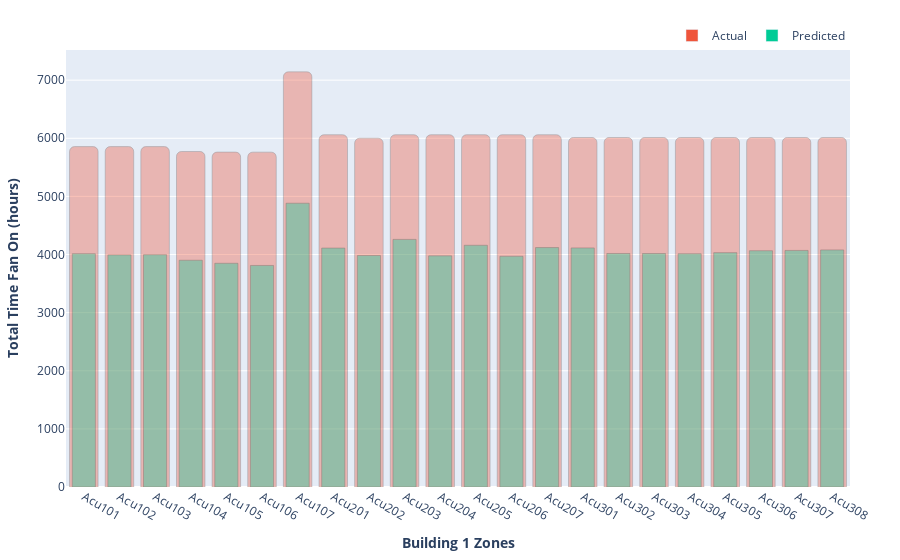

This figure's notebook cell:
### Code cell
initial_bar = BarChartCreator(df,1)
initial_bar.fig

### Figure 1 — Plotly figure (JSON) as saved in the notebook; plotly's stock layout.template omitted (floating-point values rounded to 4 significant figures)
{"data": [{"marker": {"color": "#EF553B", "cornerradius": 5, "line": {"color": "black", "width": 0.5}, "opacity": 0.6}, "name": "Acu101", "opacity": 0.6, "showlegend": false, "type": "bar", "x": ["Acu101"], "y": [5857.0]}, {"marker": {"color": "#00CC96", "cornerradius": 5, "line": {"color": "black", "width": 0.5}, "opacity": 0.6}, "name": "Acu101", "opacity": 0.6, "showlegend": false, "type": "bar", "width": 0.65, "x": ["Acu101"], "y": [4014.0]}, {"marker": {"color": "#EF553B", "cornerradius": 5, "line": {"color": "black", "width": 0.5}, "opacity": 0.6}, "name": "Acu102", "opacity": 0.6, "showlegend": false, "type": "bar", "x": ["Acu102"], "y": [5857.0]}, {"marker": {"color": "#00CC96", "cornerradius": 5, "line": {"color": "black", "width": 0.5}, "opacity": 0.6}, "name": "Acu102", "opacity": 0.6, "showlegend": false, "type": "bar", "width": 0.65, "x": ["Acu102"], "y": [3994.0]}, {"marker": {"color": "#EF553B", "cornerradius": 5, "line": {"color": "black", "width": 0.5}, "opacity": 0.6}, "name": "Acu103", "opacity": 0.6, "showlegend": false, "type": "bar", "x": ["Acu103"], "y": [5857.0]}, {"marker": {"color": "#00CC96", "cornerradius": 5, "line": {"color": "black", "width": 0.5}, "opacity": 0.6}, "name": "Acu103", "opacity": 0.6, "showlegend": false, "type": "bar", "width": 0.65, "x": ["Acu103"], "y": [3997.0]}, {"marker": {"color": "#EF553B", "cornerradius": 5, "line": {"color": "black", "width": 0.5}, "opacity": 0.6}, "name": "Acu104", "opacity": 0.6, "showlegend": false, "type": "bar", "x": ["Acu104"], "y": [5773.0]}, {"marker": {"color": "#00CC96", "cornerradius": 5, "line": {"color": "black", "width": 0.5}, "opacity": 0.6}, "name": "Acu104", "opacity": 0.6, "showlegend": false, "type": "bar", "width": 0.65, "x": ["Acu104"], "y": [3902.0]}, {"marker": {"color": "#EF553B", "cornerradius": 5, "line": {"color": "black", "width": 0.5}, "opacity": 0.6}, "name": "Acu105", "opacity": 0.6, "showlegend": false, "type": "bar", "x": ["Acu105"], "y": [5762.0]}, {"marker": {"color": "#00CC96", "cornerradius": 5, "line": {"color": "black", "width": 0.5}, "opacity": 0.6}, "name": "Acu105", "opacity": 0.6, "showlegend": false, "type": "bar", "width": 0.65, "x": ["Acu105"], "y": [3850.0]}, {"marker": {"color": "#EF553B", "cornerradius": 5, "line": {"color": "black", "width": 0.5}, "opacity": 0.6}, "name": "Acu106", "opacity": 0.6, "showlegend": false, "type": "bar", "x": ["Acu106"], "y": [5762.0]}, {"marker": {"color": "#00CC96", "cornerradius": 5, "line": {"color": "black", "width": 0.5}, "opacity": 0.6}, "name": "Acu106", "opacity": 0.6, "showlegend": false, "type": "bar", "width": 0.65, "x": ["Acu106"], "y": [3812.0]}, {"marker": {"color": "#EF553B", "cornerradius": 5, "line": {"color": "black", "width": 0.5}, "opacity": 0.6}, "name": "Acu107", "opacity": 0.6, "showlegend": false, "type": "bar", "x": ["Acu107"], "y": [7143.0]}, {"marker": {"color": "#00CC96", "cornerradius": 5, "line": {"color": "black", "width": 0.5}, "opacity": 0.6}, "name": "Acu107", "opacity": 0.6, "showlegend": false, "type": "bar", "width": 0.65, "x": ["Acu107"], "y": [4883.0]}, {"marker": {"color": "#EF553B", "cornerradius": 5, "line": {"color": "black", "width": 0.5}, "opacity": 0.6}, "name": "Acu201", "opacity": 0.6, "showlegend": false, "type": "bar", "x": ["Acu201"], "y": [6061.0]}, {"marker": {"color": "#00CC96", "cornerradius": 5, "line": {"color": "black", "width": 0.5}, "opacity": 0.6}, "name": "Acu201", "opacity": 0.6, "showlegend": false, "type": "bar", "width": 0.65, "x": ["Acu201"], "y": [4111.0]}, {"marker": {"color": "#EF553B", "cornerradius": 5, "line": {"color": "black", "width": 0.5}, "opacity": 0.6}, "name": "Acu202", "opacity": 0.6, "showlegend": false, "type": "bar", "x": ["Acu202"], "y": [6001.0]}, {"marker": {"color": "#00CC96", "cornerradius": 5, "line": {"color": "black", "width": 0.5}, "opacity": 0.6}, "name": "Acu202", "opacity": 0.6, "showlegend": false, "type": "bar", "width": 0.65, "x": ["Acu202"], "y": [3983.0]}, {"marker": {"color": "#EF553B", "cornerradius": 5, "line": {"color": "black", "width": 0.5}, "opacity": 0.6}, "name": "Acu203", "opacity": 0.6, "showlegend": false, "type": "bar", "x": ["Acu203"], "y": [6061.0]}, {"marker": {"color": "#00CC96", "cornerradius": 5, "line": {"color": "black", "width": 0.5}, "opacity": 0.6}, "name": "Acu203", "opacity": 0.6, "showlegend": false, "type": "bar", "width": 0.65, "x": ["Acu203"], "y": [4261.0]}, {"marker": {"color": "#EF553B", "cornerradius": 5, "line": {"color": "black", "width": 0.5}, "opacity": 0.6}, "name": "Acu204", "opacity": 0.6, "showlegend": false, "type": "bar", "x": ["Acu204"], "y": [6061.0]}, {"marker": {"color": "#00CC96", "cornerradius": 5, "line": {"color": "black", "width": 0.5}, "opacity": 0.6}, "name": "Acu204", "opacity": 0.6, "showlegend": false, "type": "bar", "width": 0.65, "x": ["Acu204"], "y": [3978.0]}, {"marker": {"color": "#EF553B", "cornerradius": 5, "line": {"color": "black", "width": 0.5}, "opacity": 0.6}, "name": "Acu205", "opacity": 0.6, "showlegend": false, "type": "bar", "x": ["Acu205"], "y": [6061.0]}, {"marker": {"color": "#00CC96", "cornerradius": 5, "line": {"color": "black", "width": 0.5}, "opacity": 0.6}, "name": "Acu205", "opacity": 0.6, "showlegend": false, "type": "bar", "width": 0.65, "x": ["Acu205"], "y": [4160.0]}, {"marker": {"color": "#EF553B", "cornerradius": 5, "line": {"color": "black", "width": 0.5}, "opacity": 0.6}, "name": "Acu206", "opacity": 0.6, "showlegend": false, "type": "bar", "x": ["Acu206"], "y": [6061.0]}, {"marker": {"color": "#00CC96", "cornerradius": 5, "line": {"color": "black", "width": 0.5}, "opacity": 0.6}, "name": "Acu206", "opacity": 0.6, "showlegend": false, "type": "bar", "width": 0.65, "x": ["Acu206"], "y": [3970.0]}, {"marker": {"color": "#EF553B", "cornerradius": 5, "line": {"color": "black", "width": 0.5}, "opacity": 0.6}, "name": "Acu207", "opacity": 0.6, "showlegend": false, "type": "bar", "x": ["Acu207"], "y": [6061.0]}, {"marker": {"color": "#00CC96", "cornerradius": 5, "line": {"color": "black", "width": 0.5}, "opacity": 0.6}, "name": "Acu207", "opacity": 0.6, "showlegend": false, "type": "bar", "width": 0.65, "x": ["Acu207"], "y": [4120.0]}, {"marker": {"color": "#EF553B", "cornerradius": 5, "line": {"color": "black", "width": 0.5}, "opacity": 0.6}, "name": "Acu301", "opacity": 0.6, "showlegend": false, "type": "bar", "x": ["Acu301"], "y": [6014.0]}, {"marker": {"color": "#00CC96", "cornerradius": 5, "line": {"color": "black", "width": 0.5}, "opacity": 0.6}, "name": "Acu301", "opacity": 0.6, "showlegend": false, "type": "bar", "width": 0.65, "x": ["Acu301"], "y": [4114.0]}, {"marker": {"color": "#EF553B", "cornerradius": 5, "line": {"color": "black", "width": 0.5}, "opacity": 0.6}, "name": "Acu302", "opacity": 0.6, "showlegend": false, "type": "bar", "x": ["Acu302"], "y": [6014.0]}, {"marker": {"color": "#00CC96", "cornerradius": 5, "line": {"color": "black", "width": 0.5}, "opacity": 0.6}, "name": "Acu302", "opacity": 0.6, "showlegend": false, "type": "bar", "width": 0.65, "x": ["Acu302"], "y": [4018.0]}, {"marker": {"color": "#EF553B", "cornerradius": 5, "line": {"color": "black", "width": 0.5}, "opacity": 0.6}, "name": "Acu303", "opacity": 0.6, "showlegend": false, "type": "bar", "x": ["Acu303"], "y": [6014.0]}, {"marker": {"color": "#00CC96", "cornerradius": 5, "line": {"color": "black", "width": 0.5}, "opacity": 0.6}, "name": "Acu303", "opacity": 0.6, "showlegend": false, "type": "bar", "width": 0.65, "x": ["Acu303"], "y": [4017.0]}, {"marker": {"color": "#EF553B", "cornerradius": 5, "line": {"color": "black", "width": 0.5}, "opacity": 0.6}, "name": "Acu304", "opacity": 0.6, "showlegend": false, "type": "bar", "x": ["Acu304"], "y": [6014.0]}, {"marker": {"color": "#00CC96", "cornerradius": 5, "line": {"color": "black", "width": 0.5}, "opacity": 0.6}, "name": "Acu304", "opacity": 0.6, "showlegend": false, "type": "bar", "width": 0.65, "x": ["Acu304"], "y": [4013.0]}, {"marker": {"color": "#EF553B", "cornerradius": 5, "line": {"color": "black", "width": 0.5}, "opacity": 0.6}, "name": "Acu305", "opacity": 0.6, "showlegend": false, "type": "bar", "x": ["Acu305"], "y": [6014.0]}, {"marker": {"color": "#00CC96", "cornerradius": 5, "line": {"color": "black", "width": 0.5}, "opacity": 0.6}, "name": "Acu305", "opacity": 0.6, "showlegend": false, "type": "bar", "width": 0.65, "x": ["Acu305"], "y": [4032.0]}, {"marker": {"color": "#EF553B", "cornerradius": 5, "line": {"color": "black", "width": 0.5}, "opacity": 0.6}, "name": "Acu306", "opacity": 0.6, "showlegend": false, "type": "bar", "x": ["Acu306"], "y": [6014.0]}, {"marker": {"color": "#00CC96", "cornerradius": 5, "line": {"color": "black", "width": 0.5}, "opacity": 0.6}, "name": "Acu306", "opacity": 0.6, "showlegend": false, "type": "bar", "width": 0.65, "x": ["Acu306"], "y": [4066.0]}, {"marker": {"color": "#EF553B", "cornerradius": 5, "line": {"color": "black", "width": 0.5}, "opacity": 0.6}, "name": "Acu307", "opacity": 0.6, "showlegend": false, "type": "bar", "x": ["Acu307"], "y": [6014.0]}, {"marker": {"color": "#00CC96", "cornerradius": 5, "line": {"color": "black", "width": 0.5}, "opacity": 0.6}, "name": "Acu307", "opacity": 0.6, "showlegend": false, "type": "bar", "width": 0.65, "x": ["Acu307"], "y": [4071.0]}, {"marker": {"color": "#EF553B", "cornerradius": 5, "line": {"color": "black", "width": 0.5}, "opacity": 0.6}, "name": "Acu308", "opacity": 0.6, "showlegend": false, "type": "bar", "x": ["Acu308"], "y": [6014.0]}, {"marker": {"color": "#00CC96", "cornerradius": 5, "line": {"color": "black", "width": 0.5}, "opacity": 0.6}, "name": "Acu308", "opacity": 0.6, "showlegend": false, "type": "bar", "width": 0.65, "x": ["Acu308"], "y": [4079.0]}, {"marker": {"color": "#EF553B"}, "name": "Actual", "type": "bar", "x": [null], "y": [null]}, {"marker": {"color": "#00CC96"}, "name": "Predicted", "type": "bar", "x": [null], "y": [null]}], "layout": {"barmode": "overlay", "legend": {"orientation": "h", "x": 1, "xanchor": "right", "y": 1, "yanchor": "bottom"}, "margin": {"b": 50, "l": 50, "r": 50, "t": 50}, "xaxis": {"title": {"text": "<b>Building 1 Zones</b>"}}, "yaxis": {"title": {"text": "<b>Total Time Fan On (hours)</b>"}}}}
